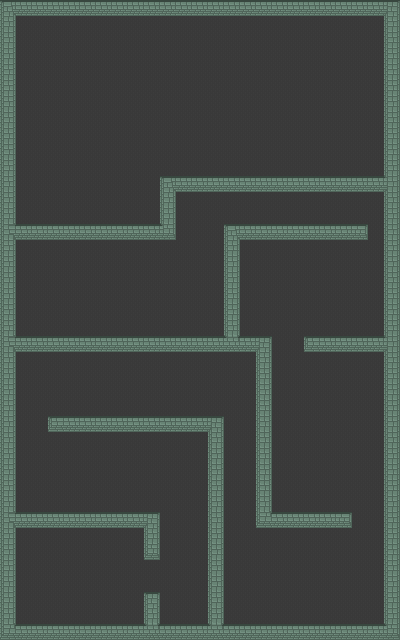

The image is a tile-based game level rendered from a .tmx file. Its description and source (layers, tilesets, objects; grid data summarised) follow:
An orthogonal 25x40 tile map with 16x16 px tiles, 2 tile layers (groundLayer, blockedLayer), 4 tilesets and 16 objects (12x enemy, historyTeller, playerStart).

<map version="1.0" orientation="orthogonal" renderorder="right-up" width="25" height="40" tilewidth="16" tileheight="16">
 <tileset firstgid="1" name="stone_bricks" tilewidth="16" tileheight="16">
  <image source="../images/blockLayer/stone_bricks.png" width="128" height="128" />
  <terraintypes>
   <terrain name="new_ground" tile="33" />
  </terraintypes>
 </tileset>
 <tileset firstgid="65" name="weapons_spells_torch_key_gems" tilewidth="16" tileheight="16">
  <image source="../images/weapons_spells_torch_key_gems.png" width="112" height="128" />
 </tileset>
 <tileset firstgid="121" name="Players" tilewidth="16" tileheight="16">
  <image source="../images/Players.png" width="256" height="128" />
 </tileset>
 <tileset firstgid="249" name="monsters" tilewidth="16" tileheight="16">
  <image source="../images/monsters.png" width="144" height="192" />
 </tileset>
 <layer name="groundLayer" width="25" height="40">
  <data>[1000 cells, 868 non-empty, 3 distinct tile ids]</data>
 </layer>
 <layer name="blockedLayer" width="25" height="40">
  <data>[1000 cells, 240 non-empty, 13 distinct tile ids]</data>
 </layer>
 <objectgroup name="itemsLayer">
  <object gid="67" x="23.5" y="534" />
  <object gid="67" x="119" y="532.5" />
  <object type="historyTeller" gid="85" x="65.5" y="572.5" />
 </objectgroup>
 <objectgroup name="enemiesLayer">
  <object name="skull" type="enemy" gid="253" x="64" y="458">
   <properties>
    <property name="type" value="skull" />
   </properties>
  </object>
  <object name="skull" type="enemy" gid="256" x="149" y="494.5">
   <properties>
    <property name="type" value="skull" />
   </properties>
  </object>
  <object name="skull" type="enemy" gid="253" x="87.5" y="371">
   <properties>
    <property name="type" value="skull" />
   </properties>
  </object>
  <object name="skull" type="enemy" gid="256" x="141" y="404">
   <properties>
    <property name="type" value="skull" />
   </properties>
  </object>
  <object name="skull" type="enemy" gid="256" x="149" y="494.5">
   <properties>
    <property name="type" value="skull" />
   </properties>
  </object>
  <object name="skull" type="enemy" gid="256" x="245.667" y="576.5">
   <properties>
    <property name="type" value="skull" />
   </properties>
  </object>
  <object name="skull" type="enemy" gid="256" x="314.667" y="601.333">
   <properties>
    <property name="type" value="skull" />
   </properties>
  </object>
  <object name="skull" type="enemy" gid="256" x="314" y="478">
   <properties>
    <property name="type" value="skull" />
   </properties>
  </object>
  <object name="skull" type="enemy" gid="256" x="335.333" y="390">
   <properties>
    <property name="type" value="skull" />
   </properties>
  </object>
  <object name="skull" type="enemy" gid="256" x="272.667" y="272">
   <properties>
    <property name="type" value="skull" />
   </properties>
  </object>
  <object name="skull" type="enemy" gid="256" x="58" y="278.667">
   <properties>
    <property name="type" value="skull" />
   </properties>
  </object>
  <object name="skull" type="enemy" gid="256" x="169.333" y="308.667">
   <properties>
    <property name="type" value="skull" />
   </properties>
  </object>
 </objectgroup>
 <objectgroup name="playerLayer">
  <object name="hero" type="playerStart" gid="125" x="27.5" y="554">
   <properties>
    <property name="type" value="playerStart" />
   </properties>
  </object>
 </objectgroup>
</map>
